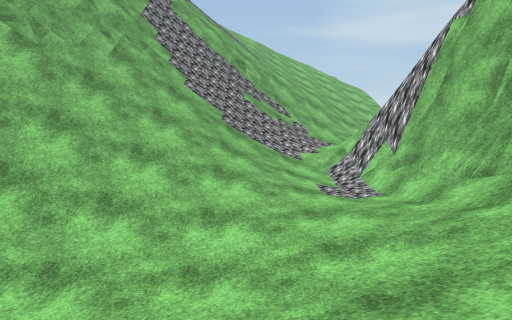
View 1 (above)

20 first-person views from a walk through a 3-D level made in the Unity game engine. The camera is 1.2 m above the floor, tilts 6° down and sees 70° across. The floor is counted in squares, 1.89 m on a side. Each view is taken from the middle of a square. On the plan, view 1 faces up. The plan holds only what a view shows up to about 10 squares ahead; the rest is blank. The place goes on beyond the plan. The player character is not drawn. Some animated figures are left out. Some surface patterns are stand-ins.

View 2
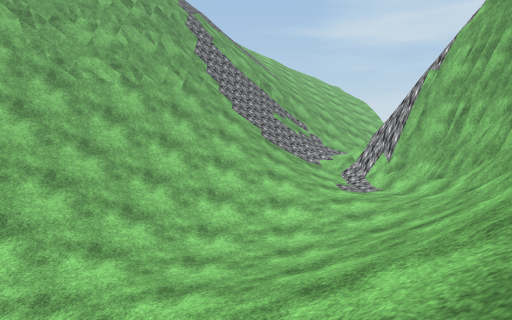

View 3
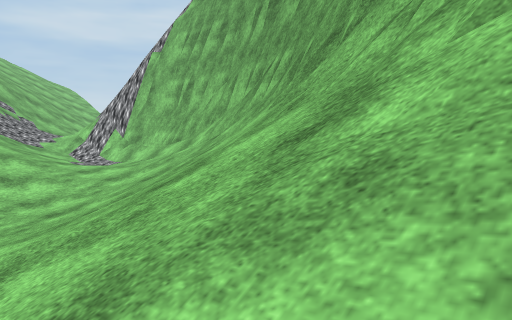

View 4
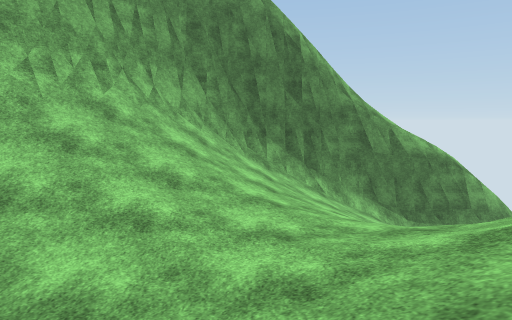

View 5
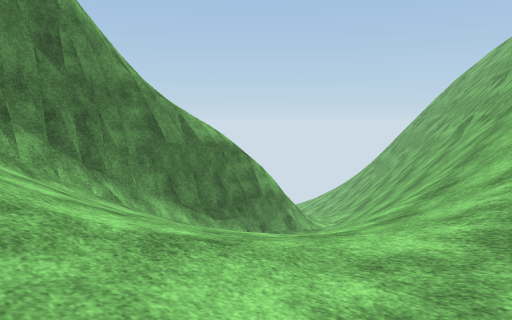

View 6
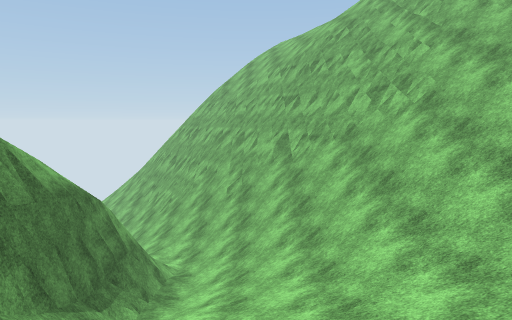

View 7
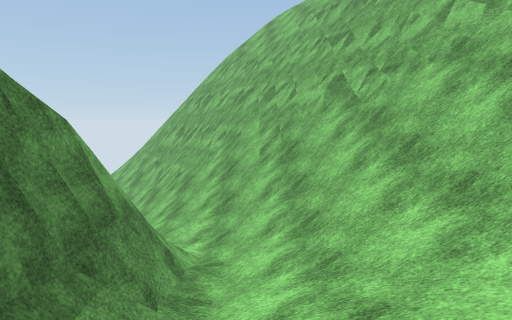

View 8
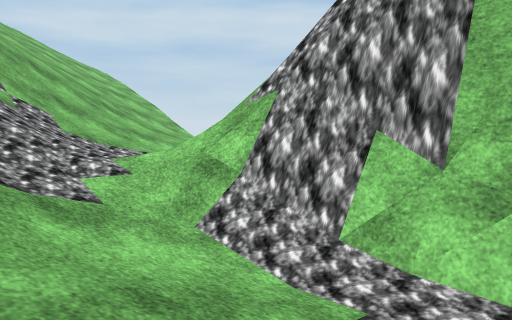

View 9
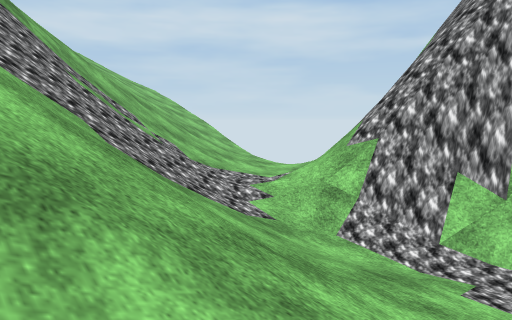

View 10
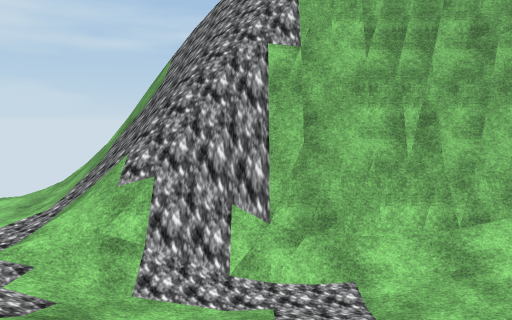

View 11
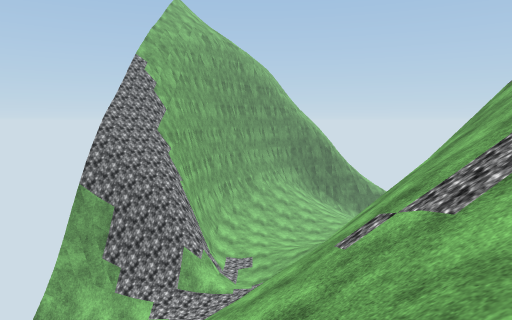

View 12
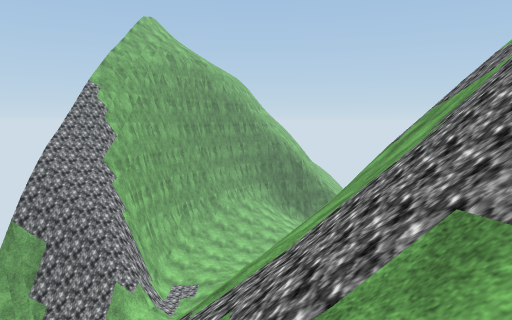

View 13
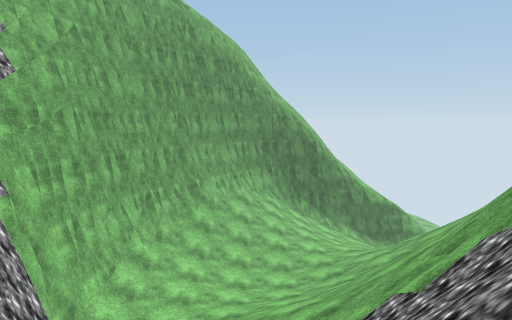

View 14
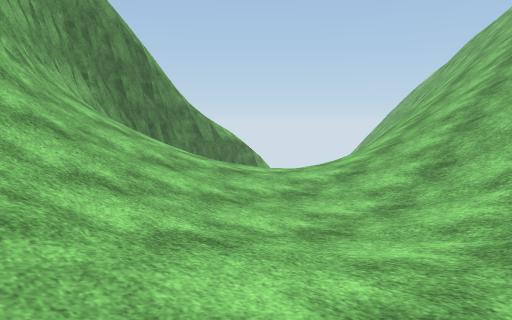

View 15
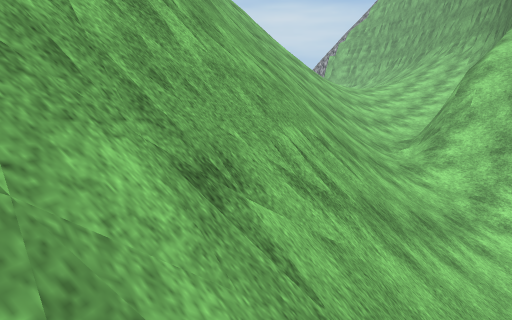

View 16
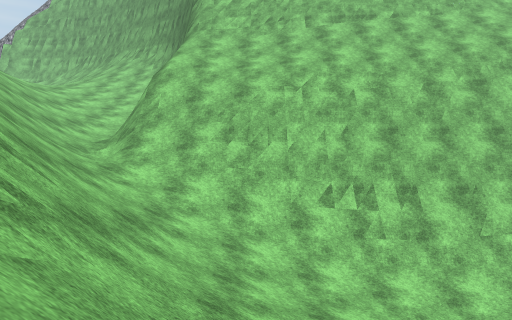

View 17
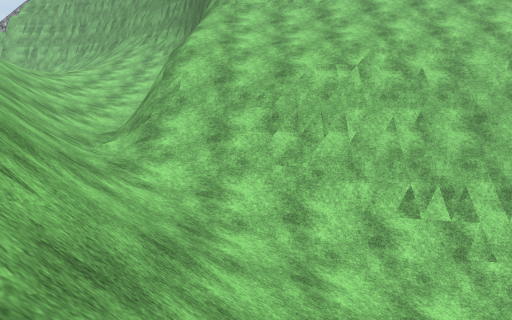

View 18
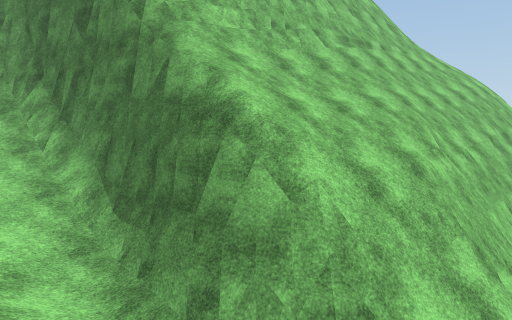

View 19
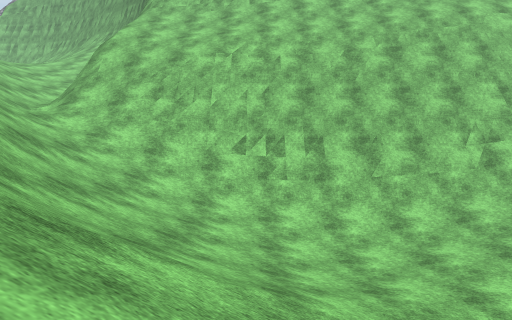

View 20
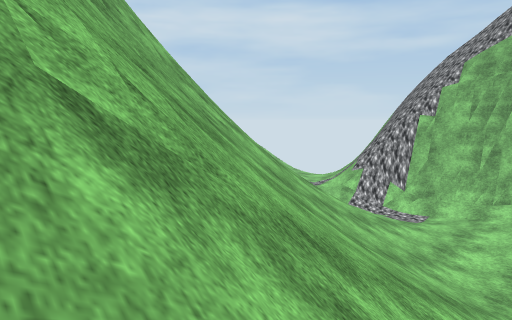

### Floor plan
Key: @ floor where view 1 was taken; # wall or solid block; . main floor; : floor 0.75 m higher than the main floor; + floor 1.5 m higher than the main floor; - floor 9.75 m lower than the main floor; / step, stairs or slope; = window, fence, low wall or low ledge; v drop or lower ground.
Columns run from 21 left of view 1 to 6 right of it. Each row starts with its distance up from view 1.
 19                     / /
 18                    /// //
 17                   ////////
 16                   ///// ///
 15                  //////////
 14                 ///////////
 13                 //==/=/////
 12                    #//////+
 11                   ##////++/
 10                  ##////+//##
  9                 ###/////####
  8                ##//////###
  7              ###=//////##
  6              ==///////:/#
  5              =///////::/#
  4             /=//////..:/#
  3           =////////...//#
  2          /////////...//##
  1          /////////..///##
  0         v#=//////..//@/#
 -1       v###////////////##
 -2       ##=////////////##
 -3      ##=/////////////##
 -4      #=/////////////##
 -5     ###////####//####
 -6    ##=/////=vv#####
 -7  ###==/////////=#
 -8  #////////=////##
 -9  ////////=#////##
-10  ////////##v///#
-11 /////////##v///#
-12    //--//##v///#
-13     ---//##v///
-14     ---//##v//
-15      --//##v
-16       ///##v
-17         /##
-18          ##

Where each view was taken, in squares from view 1:
view 1: 0 up, 0 right, facing up
view 2: 3 down, 1 left, facing up
view 3: 3 down, 2 left, facing up-right
view 4: 4 up, 3 left, facing down
view 5: 1 up, 2 left, facing down-left
view 6: 3 down, 2 left, facing left
view 7: 4 down, 5 left, facing left
view 8: 6 up, 0 right, facing up-right
view 9: 6 up, 2 left, facing up-right
view 10: 7 up, 2 left, facing right
view 11: 19 up, 1 right, facing down
view 12: 19 up, 1 left, facing down
view 13: 13 up, 1 left, facing down
view 14: 5 up, 2 right, facing down-left
view 15: 9 down, 20 left, facing up-right
view 16: 9 down, 20 left, facing right
view 17: 8 down, 18 left, facing right
view 18: 3 down, 12 left, facing down-right
view 19: 11 down, 21 left, facing right
view 20: 2 up, 9 left, facing up-right
